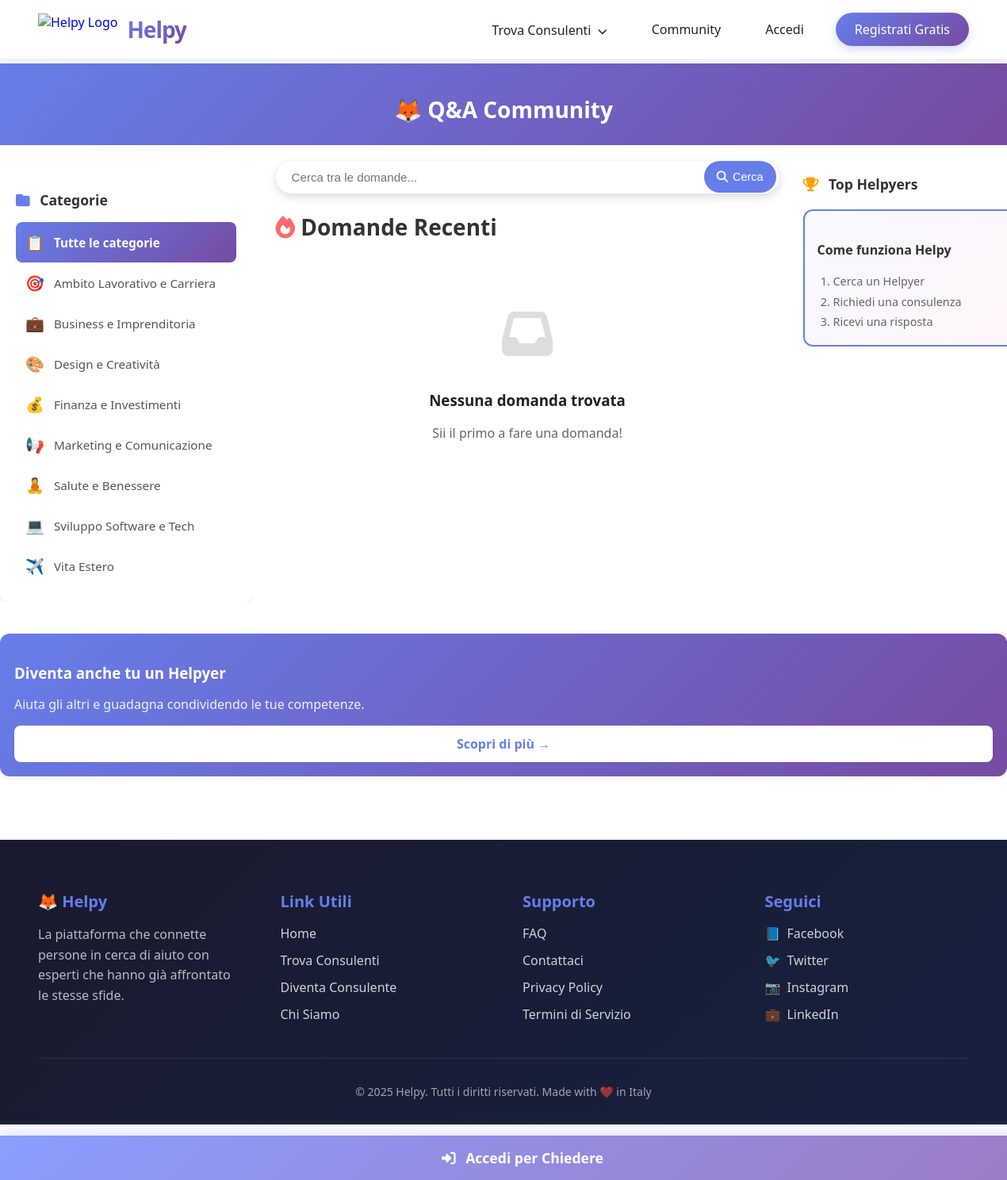
Page /community on the earlier database version.
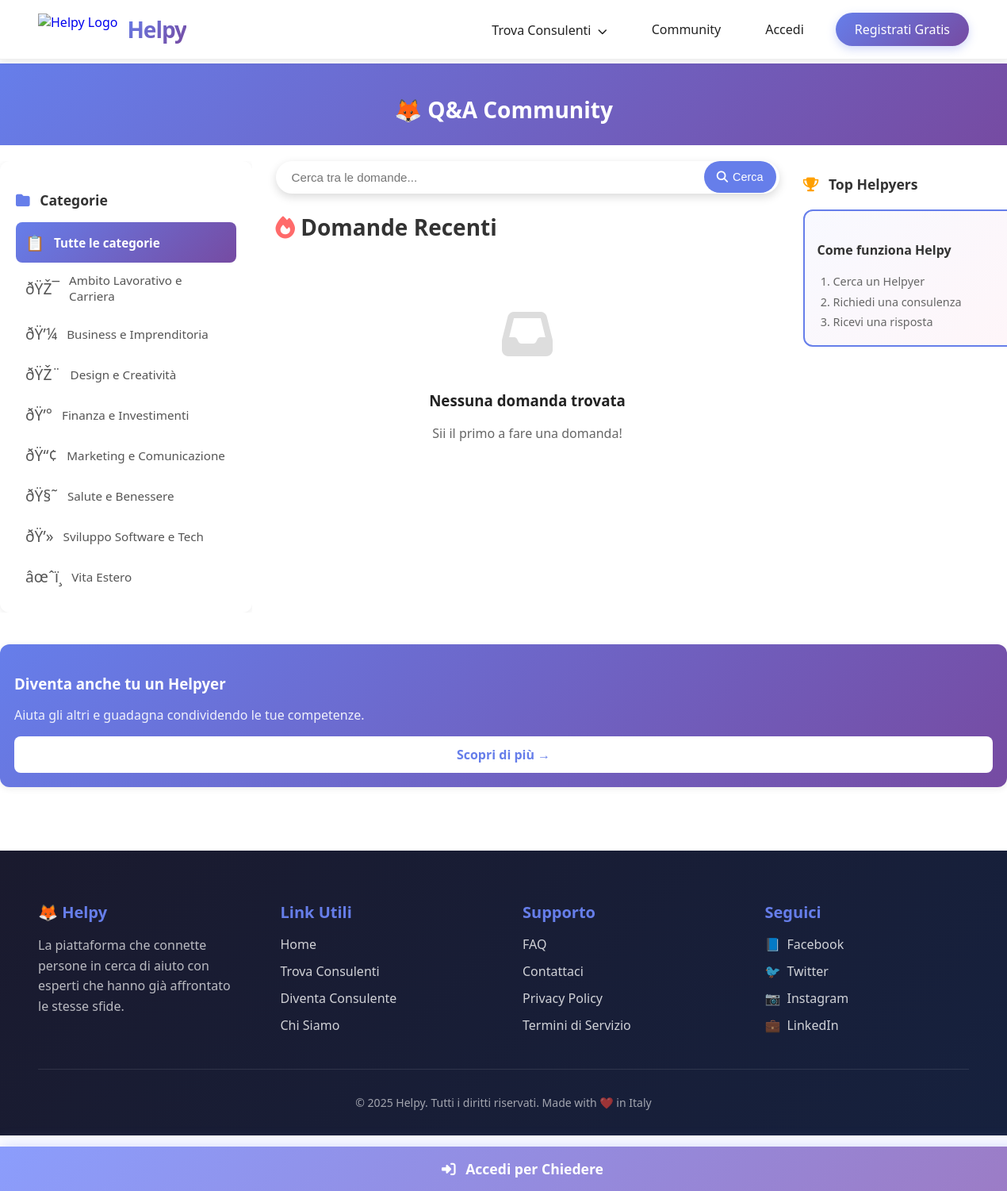
Same page on the later database version.
### app/models.py (models this page shows)
class Category(SQLModel, table=True):
    id: Optional[int] = Field(default=None, primary_key=True)
    name: str = Field(unique=True, index=True)
    slug: str = Field(unique=True, index=True)
    icon: Optional[str] = Field(default="🎯")
    description: Optional[str] = Field(default=None)
    target: Optional[str] = Field(default=None)
    color: Optional[str] = Field(default="#4CAF50")

### app/routes/community.py (the view)
@router.get("/community", response_class=HTMLResponse)
async def community_page(
    request: Request,
    category: Optional[int] = Query(None),
    search: Optional[str] = Query(None),
    status: Optional[str] = Query(None),
    page: int = Query(1, ge=1)
):
    try:
        current_user = verify_token(request)
        if current_user:
            logger.info(f"✅ Community - User logged in: {current_user.nome} (ID: {current_user.id})")
        else:
            logger.warning(f"⚠️ Community - No user logged in. Session: {dict(request.session)}")
        with get_session() as session:
            categories = session.exec(
                select(Category).order_by(Category.name)
            ).all()
            query_stmt = select(CommunityQuestion).order_by(
                CommunityQuestion.created_at.desc()
            )
            if category:
                query_stmt = query_stmt.where(CommunityQuestion.category_id == category)
            if status and status in ['open', 'in_progress', 'closed']:
                query_stmt = query_stmt.where(CommunityQuestion.status == status)
            if search:
                search_pattern = f"%{search}%"
                query_stmt = query_stmt.where(
                    or_(
                        CommunityQuestion.title.ilike(search_pattern),
                        CommunityQuestion.description.ilike(search_pattern)
                    )
                )
            count_query = select(func.count(CommunityQuestion.id))
            if category:
                count_query = count_query.where(CommunityQuestion.category_id == category)
            if status:
                count_query = count_query.where(CommunityQuestion.status == status)
            if search:
                search_pattern = f"%{search}%"
                count_query = count_query.where(
                    or_(
                        CommunityQuestion.title.ilike(search_pattern),
                        CommunityQuestion.description.ilike(search_pattern)
                    )
                )
            total_count = session.exec(count_query).one()
            per_page = 10
            offset = (page - 1) * per_page
            total_pages = max(1, (total_count + per_page - 1) // per_page)
            query_stmt = query_stmt.offset(offset).limit(per_page)
            questions = session.exec(query_stmt).all()
            user_liked_questions = set()
            if current_user:
                user_likes = session.exec(
                    select(CommunityLike.question_id).where(
                        CommunityLike.user_id == current_user.id
                    )
                ).all()
                user_liked_questions = set(user_likes)
            enriched_questions = []
            for question in questions:
                author = session.get(User, question.user_id)
                cat = None
                if question.category_id:
                    cat = session.get(Category, question.category_id)
                suggested_consultants = []
                if current_user and question.user_id == current_user.id and question.category_id:
                    consultants_query = select(User).where(
                        and_(
                            User.category_id == question.category_id,
                            User.id != current_user.id  # Escludi l'autore
                        )
                    ).order_by(
                        User.bollini.desc(),
                        User.consulenze_vendute.desc()
                    ).limit(3)
                    suggested_consultants = session.exec(consultants_query).all()
                enriched_questions.append({
                    'question': question,
                    'author': author,
                    'category': cat,
                    'suggested_consultants': suggested_consultants,
                    'is_owner': current_user and question.user_id == current_user.id,
                    'user_liked': question.id in user_liked_questions  # ✅ Indica se l'utente ha già messo like
                })
            stats = {
                'total': session.exec(select(func.count(CommunityQuestion.id))).one(),
                'open': session.exec(
                    select(func.count(CommunityQuestion.id))
                    .where(CommunityQuestion.status == QuestionStatus.OPEN)
                ).one(),
                'closed': session.exec(
                    select(func.count(CommunityQuestion.id))
                    .where(CommunityQuestion.status == QuestionStatus.CLOSED)
                ).one()
            }
            logger.info(
                f"📊 Community page: {total_count} questions, page {page}/{total_pages}"
                f"{f', category: {category}' if category else ''}"
                f"{f', search: {search}' if search else ''}"
            )
            top_consultants = session.exec(
                select(User)
                .where(User.bollini > 0)
                .order_by(User.bollini.desc())
                .limit(3)
            ).all()
            can_create_question = True
            user_questions_count = 0
            if current_user:
                seven_days_ago = datetime.now() - timedelta(days=7)
                logger.info(f"🔍 Checking questions for user {current_user.id} since {seven_days_ago}")
                user_recent_questions = session.exec(
                    select(CommunityQuestion)
                    .where(
                        and_(
                            CommunityQuestion.user_id == current_user.id,
                            CommunityQuestion.created_at >= seven_days_ago
                        )
                    )
                ).all()
                user_questions_count = len(user_recent_questions)
                for q in user_recent_questions:
                    logger.info(f"  📝 Question ID {q.id}: '{q.title}' - Created: {q.created_at}")
                can_create_question = user_questions_count < 2
                logger.info(
                    f"👤 User {current_user.nome} (ID: {current_user.id}) - Questions in last 7 days: {user_questions_count}/2 "
                    f"- Can create: {can_create_question}"
                )
            return request.app.state.templates.TemplateResponse(
                "community.html",
                {
                    "request": request,
                    "user": current_user,  # ⚠️ Mantenuto per compatibilità con template community
                    "current_user": current_user,  # ✅ Aggiunto per navbar
                    "questions": enriched_questions,
                    "categories": categories,
                    "selected_category": category,
                    "search_query": search or '',
                    "selected_status": status,
                    "current_page": page,
                    "total_pages": total_pages,
                    "total_count": total_count,
                    "stats": stats,
                    "top_consultants": top_consultants,
                    "can_create_question": can_create_question,
                    "user_questions_count": user_questions_count
                }
            )
    except Exception as e:
        logger.error(f"❌ Error loading community page: {e}", exc_info=True)
        try:
            with get_session() as session:
                categories = session.exec(select(Category).order_by(Category.name)).all()
        except:
            categories = []
        return request.app.state.templates.TemplateResponse(
            "community.html",
            {
                "request": request,
                "user": None,
                "questions": [],
                "categories": categories,
                "selected_category": None,
                "search_query": '',
                "selected_status": None,
                "current_page": 1,
                "total_pages": 1,
                "total_count": 0,
                "stats": {'total': 0, 'open': 0, 'closed': 0}
            }
        )

### app/templates/community.html (shortened to what the changed rows need)
{% extends "base.html" %}
{% block content %}
<div class="community-header">
    <div class="container">
        <h1 style="text-align: center;">🦊 Q&A Community</h1>
    </div>
</div>
<div class="container" style="max-width: 1400px; margin-top: 16px; margin-bottom: 40px;">
    <div class="row" style="display: flex; gap: 0;">
        <div class="col-md-3" style="flex: 0 0 25%; max-width: 25%; padding-right: 15px;">
            <div class="sidebar-left">
                <div class="sidebar-categories">
                    <ul class="category-list-vertical">
                        {% for category in categories %}
                        <li class="category-item-vertical {% if selected_category == category.id %}active{% endif %}" onclick="filterCategory({{ category.id }})">
                            <span class="category-icon">{{ category.icon }}</span>
                            <span>{{ category.name }}</span>
                        </li>
                        {% endfor %}
                    </ul>
                </div>
            </div>
        </div>
        <div class="col-md-6" style="flex: 0 0 50%; max-width: 50%; padding: 0 15px;">
            <h2 style="margin-bottom: 24px; font-size: 1.75rem; color: #333;">
                {% if selected_category %}
                    <i class="fas fa-filter" style="color: #667eea;"></i> {{ categories|selectattr('id', 'equalto', selected_category)|map(attribute='name')|first }}
                {% elif search_query %}
                    <i class="fas fa-search" style="color: #667eea;"></i> Risultati per "{{ search_query }}"
                {% else %}
                    <i class="fas fa-fire" style="color: #ff6b6b;"></i> Domande Recenti
                {% endif %}
            </h2>
        </div>
    </div>
</div>
{% endblock %}

Differences in the rows shown:
removed Category: icon "🎯", name "Ambito Lavorativo e Carriera"
removed Category: icon "💼", name "Business e Imprenditoria"
removed Category: icon "🎨", name "Design e Creatività"
removed Category: icon "📢", name "Marketing e Comunicazione"
removed Category: icon "🧘", name "Salute e Benessere"
removed Category: icon "💻", name "Sviluppo Software e Tech"
removed Category: icon "✈️", name "Vita Estero"
added Category: icon "ðŸŽ¯", name "Ambito Lavorativo e Carriera"
changed Category: icon "💰" → "ðŸ’¼"; name "Finanza e Investimenti" → "Business e Imprenditoria"
added Category: icon "ðŸŽ¨", name "Design e Creatività"
added Category: icon "ðŸ’°", name "Finanza e Investimenti"
added Category: icon "ðŸ“¢", name "Marketing e Comunicazione"
added Category: icon "ðŸ§˜", name "Salute e Benessere"
added Category: icon "ðŸ’»", name "Sviluppo Software e Tech"
added Category: icon "âœˆï¸", name "Vita Estero"
